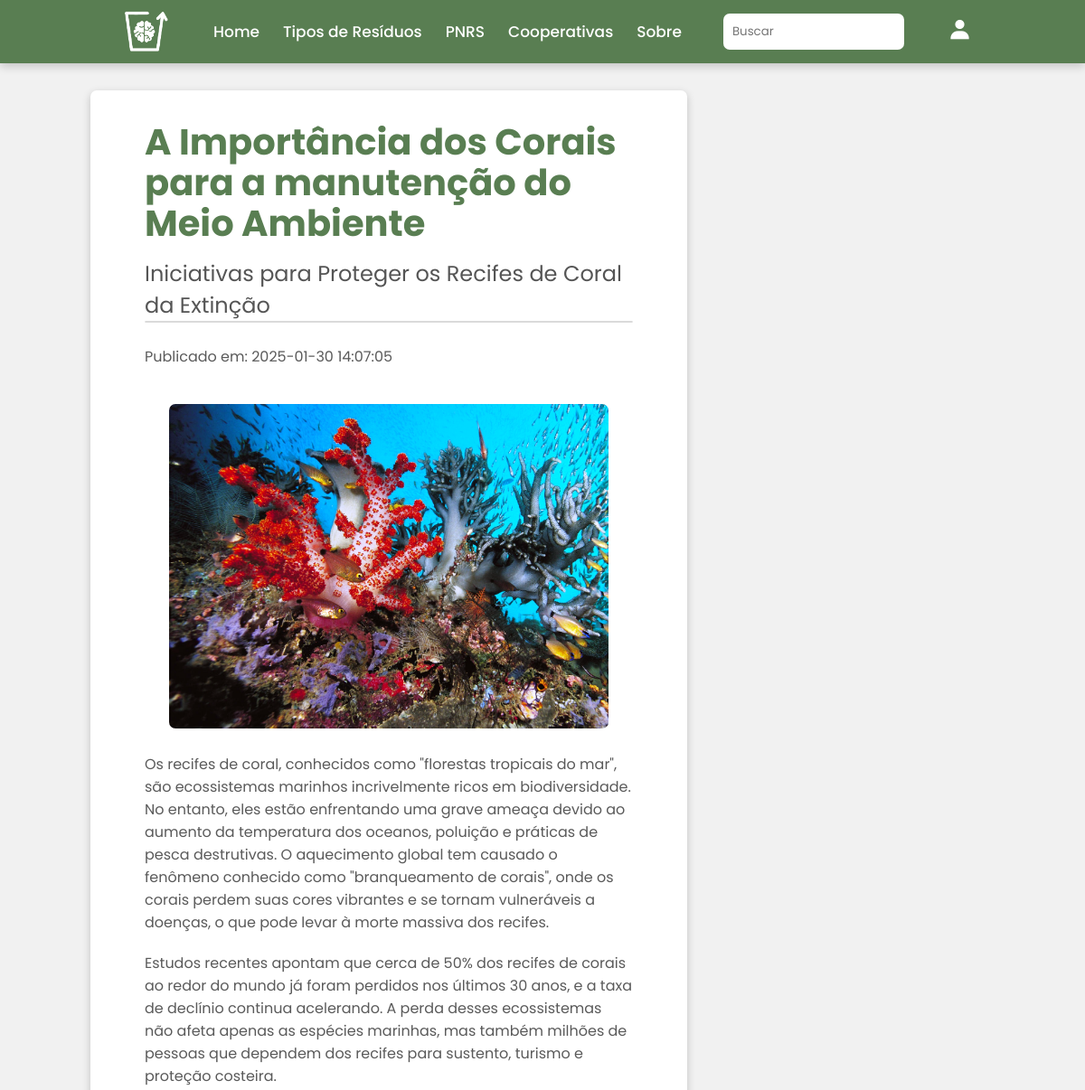
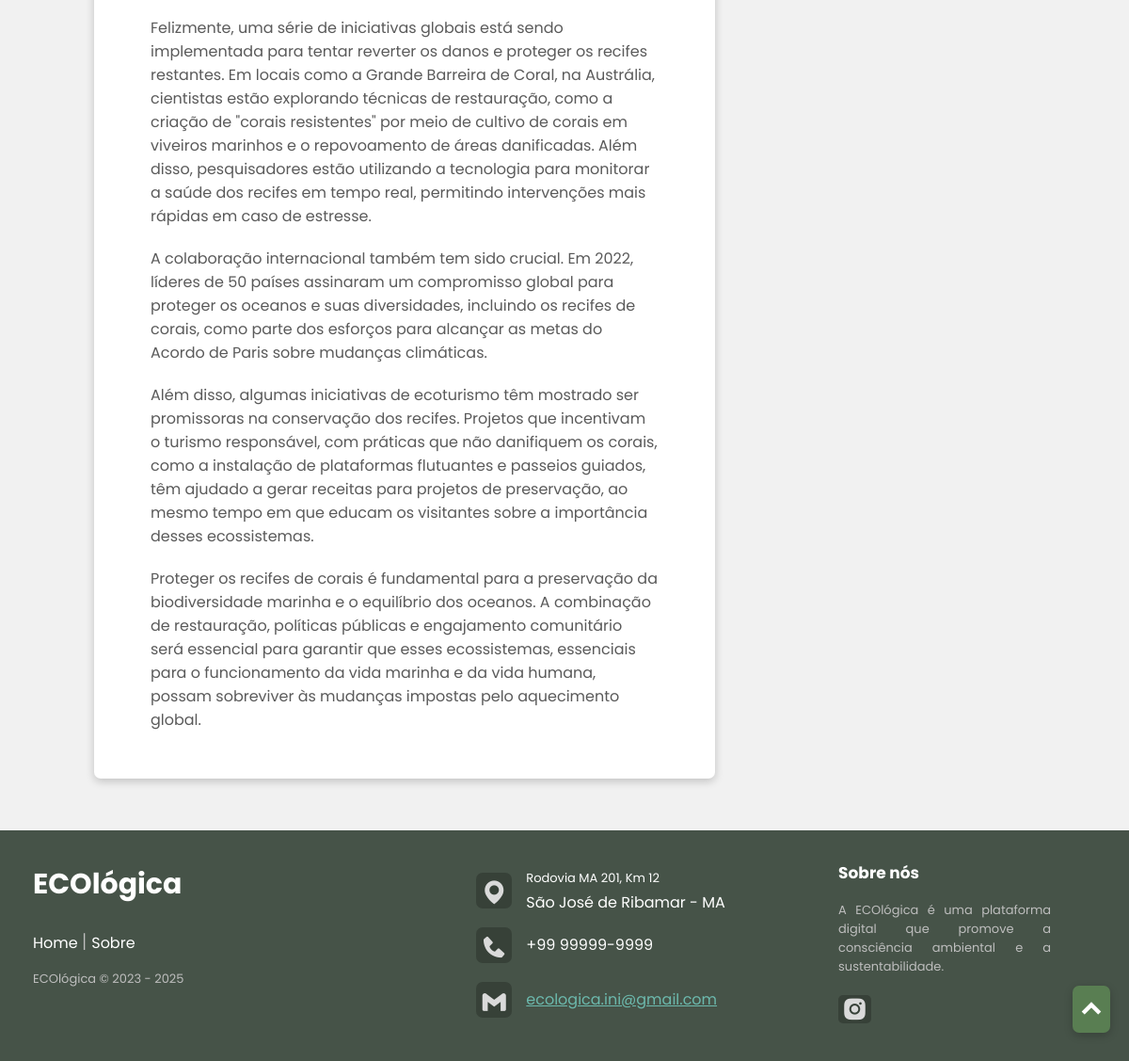
Page /noticia.php?id=24 on the committed database (2 pictures, top to bottom).
### tables this page shows
CREATE TABLE `noticias` (
  `id` int(11) NOT NULL,
  `titulo` varchar(255) NOT NULL,
  `subtitulo` varchar(255) NOT NULL,
  `conteudo` text NOT NULL,
  `imagem_principal` varchar(255) NOT NULL,
  `em_destaque` tinyint(1) DEFAULT 0,
  `data_criacao` timestamp NOT NULL DEFAULT current_timestamp()
);

### noticia.php (the view, shortened to what this page needs)
<!DOCTYPE html>
<html lang="pt-BR">
<head>
    <link rel="stylesheet" href="paginas.css">
    <link href='https://unpkg.com/boxicons@2.1.4/css/boxicons.min.css' rel='stylesheet'>
</head>
<body>
    <nav>
        <div class="nav-bar">
            <div class="logo-cabecalho"><a href="index.php"><img src="logos/logo.jpg"></a></div>
            <div class="menu">
                <ul class="nav-links">
                    <li><a href="index.php">Home</a></li>
                    <li><a href="residuos.php">Tipos de Resíduos</a></li>
                    <li><a href="PNRS.php">PNRS</a></li>
                    <li><a href="cooperativas.php">Cooperativas</a></li>
                    <li><a href="sobre.php">Sobre</a></li>
                </ul>
            </div>
            <div class="searchBox">
                <form action="consultar.php" method="GET" class="search-field">
                    <input type="text" name="query" placeholder="Buscar" required>
                 </form>
            </div>
            <div class="user">
                <div class="user-container">
                    <?php if (isset($_SESSION['nome'])): ?>
                        <span><?php echo " " . $_SESSION[ 'nome']; ?></span>
                        <div class="user-modal">
                            <button class="modal-button" onclick="window.location.href='logout.php'">Logout</button>
                            <?php if (isset($_SESSION['fkPerfil']) && $_SESSION['fkPerfil'] == 1): ?>
                                <button class="modal-button" onclick="window.location.href='postar.php'">Postar</button>
                            <?php endif; ?>
                            <?php if (isset($_SESSION['fkPerfil']) && $_SESSION['fkPerfil'] == 1): ?>
                                <button class="modal-button" onclick="window.location.href='listar.php'">Editar</button>
                            <?php endif; ?>
                        </div>
                    <?php else: ?>
                        <button class="session"><i class='bx bxs-user'></i></button>
                    <?php endif; ?>
                </div>
            </div>
        </div>
    </nav>
    <div class="pagina">
        <div class="conteudo">
            <?php
            if (isset($_GET['id'])) {
                $conn = new mysqli('localhost', 'root', '', 'ecologica');
                $id = $_GET['id'];
                $sql = "SELECT * FROM noticias WHERE id = $id";
                $result = $conn->query($sql);
                if ($result->num_rows > 0) {
                    $row = $result->fetch_assoc();
                    echo '<h1 class="titulo-conteudo">' . $row['titulo'] . '</h1>';
                    echo '<h2 class="subtitulo-noticia">' . $row['subtitulo'] . '</h2>';
                    echo '<hr class="divisao">';
                    echo '<p class="info-noticia">Publicado em: ' . $row['data_criacao'] . '</p>';
                    echo '<div class="imagens"><img src="uploads/' . $row['imagem_principal'] . '" alt="Imagem da Notícia"></div>';
                    echo '<p class="texto-noticia">' . $row['conteudo'] . '</p>';
                } else {
                    echo '<p>Notícia não encontrada.</p>';
                }
            }
            ?>
        </div>
    </div>
    <a class="topbtn" href="#"><i class="bx bxs-chevron-up"></i></a>
        <footer class="footer">
        <div class="footer-left">
            <h3>ECOlógica</h3>
            <p class="footer-links">
                <a href="index.php" class="link-1">Home</a>
                <a href="sobre.php">Sobre</a>
            </p>
            <p class="footer-company-name">ECOlógica © 2023 - 2025</p>
        </div>
        <div class="footer-center">
            <div><i class="bx bxs-map"></i><p><span>Rodovia MA 201, Km 12</span> São José de Ribamar - MA</p></div>
            <div><i class="bx bxs-phone"></i><p>+99 99999-9999</p></div>
            <div><i class="bx bxl-gmail"></i><p><a href="mailto:ecologica.ini@gmail.com">ecologica.ini@gmail.com</a></p></div>
        </div>
        <div class="footer-right">
            <p class="footer-company-about">
                <span>Sobre nós</span>
                A ECOlógica é uma plataforma digital que promove a consciência ambiental e a sustentabilidade.
            </p>
            <div class="footer-icons">
                <a href="https://www.instagram.com/ecologica_ofc/"><i class="bx bxl-instagram-alt"></i></a>
            </div>
        </div>
    </footer>
</body>
</html>

### rows in the picture
noticias: titulo "A Importância dos Corais para a manutenção do Meio Ambiente", subtitulo "Iniciativas para Proteger os Recifes de Coral da Extinção", data_criacao "2025-01-30 14:07:05", imagem_principal (picture), conteudo "Os recifes de coral, conhecidos como \"florestas tropicais do mar\", são ecossistemas marinhos incrivelmente ricos em biodiversidade. No entanto, eles estão enfrentando uma grave ameaça devido ao aumento da temperatura dos oceanos, poluição e práticas de pesca destrutivas. O aquecimento global tem causado o fenômeno conhecido como \"branqueamento de corais\", onde os corais perdem suas cores vibrantes e se tornam vulneráveis a doenças, o que pode levar à morte massiva dos recifes. Estudos recentes apontam que cerca de 50% dos recifes de corais ao redor do mundo já foram perdidos nos últimos 30 anos, e a taxa de declínio continua acelerando. A perda desses ecossistemas não afeta apenas as…"
